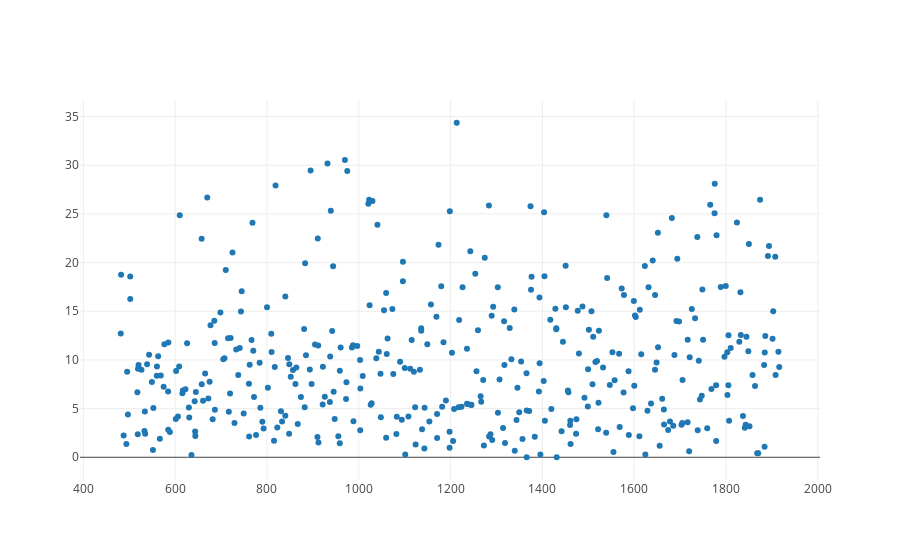

Write notebook code for a chart like this one.
### Code cell
X = length
Y = t
# sz = ratio_ext_dlv

trace0 = py.graph_objs.Scatter(x = X, y = Y, mode = 'markers')
# trace0 = py.graph_objs.Scatter(x = X, y = Y, mode = 'markers', marker=dict(size=sz))
data = [trace0]
# layout = py.graph_objs.Layout(xaxis=dict(range=[0, 0.3]),yaxis=dict(range=[0, 25]))

fig = py.graph_objs.Figure(data=data)
iplot(fig)

### Figure 1 — Plotly figure (JSON) as saved in the notebook; plotly's stock layout.template omitted (floating-point values rounded to 4 significant figures; data arrays with more than 128 entries replaced by an {"elided": "..."} marker saying what was removed)
{"data": [{"mode": "markers", "type": "scatter", "x": {"elided": "400 float values"}, "y": {"elided": "399 float values"}}], "layout": {}}
